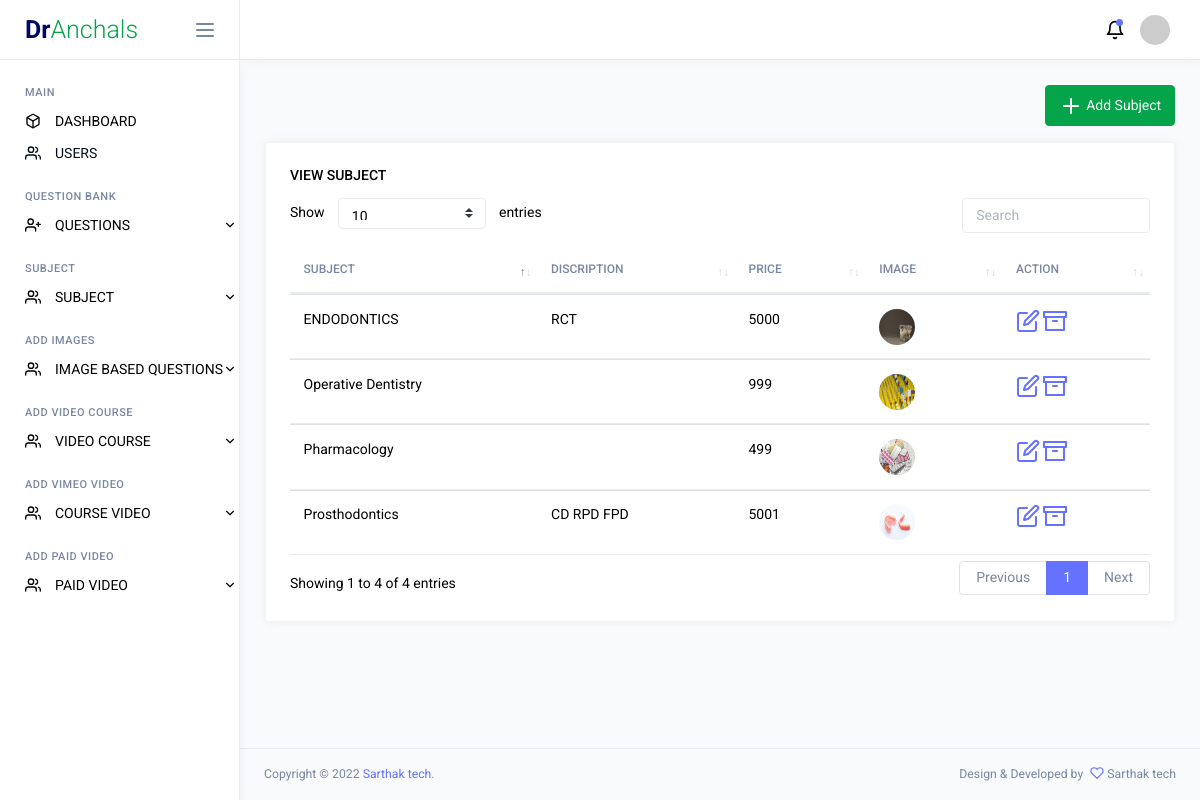
Page /view-video-subject.php (signed in) on the committed database.
### tables this page shows
CREATE TABLE `corce` (
  `id` int(11) NOT NULL,
  `coursename` varchar(250) NOT NULL,
  `discription` text NOT NULL,
  `status` varchar(20) DEFAULT NULL,
  `prices` double NOT NULL,
  `demovideoid` int(20) NOT NULL,
  `thumbnail` varchar(250) NOT NULL,
  `date1` date NOT NULL
);

### view-video-subject.php (the view, shortened to what this page needs)
<?php
include "db.php";
?>
<!DOCTYPE html>
<html lang="en">
<head>
	<link rel="stylesheet" href="https://maxcdn.bootstrapcdn.com/bootstrap/4.5.2/css/bootstrap.min.css">
<link rel="stylesheet" href="https://cdnjs.cloudflare.com/ajax/libs/font-awesome/4.7.0/css/font-awesome.min.css">
<link rel="stylesheet" href="https://cdnjs.cloudflare.com/ajax/libs/font-awesome/4.7.0/css/font-awesome.min.css">
	<link rel="stylesheet" href="assets/vendors/core/core.css">
	<link rel="stylesheet" href="assets/fonts/feather-font/css/iconfont.css">
	<link rel="stylesheet" href="assets/vendors/flag-icon-css/css/flag-icon.min.css">
  <link rel="stylesheet" href="assets/vendors/datatables.net-bs4/dataTables.bootstrap4.css">
	<link rel="stylesheet" href="assets/css/demo1/style.css">
</head>
<body>
	<div class="main-wrapper">
<?php
include "header.php";
  ?>
		<div class="page-wrapper">
			<nav class="navbar">
				<div class="navbar-content">
					<ul class="navbar-nav">
						<li class="nav-item dropdown">
							<a class="nav-link dropdown-toggle" href="#" id="notificationDropdown" role="button" data-bs-toggle="dropdown" aria-haspopup="true" aria-expanded="false">
								<i data-feather="bell"></i>
								<div class="indicator">
									<div class="circle"></div>
								</div>
							</a>
						</li>
						<li class="nav-item dropdown">
							<a class="nav-link dropdown-toggle" href="#" id="profileDropdown" role="button" data-bs-toggle="dropdown" aria-haspopup="true" aria-expanded="false">
								<img class="wd-30 ht-30 rounded-circle" src="https://via.placeholder.com/30x30" alt="profile">
							</a>
						</li>
					</ul>
				</div>
			</nav>
      <div class="page-content">
				<div class="row">
				<div class="col-md-12 text-right mb-3"><a class="btn btn-success" href="addvideocourse.php"><i data-feather="plus"></i> Add Subject</a></div>
				</div>
				<div class="row">
					<div class="col-md-12 grid-margin stretch-card">
            <div class="card">
              <div class="card-body">
                <h6 class="card-title">View Subject</h6>
                <div class="table-responsive">
                  <table id="dataTableExample" class="table">
                    <thead>
                      <tr>
                        <th>Subject</th>
                        <th>Discription</th>
                        <th>Price</th>
                        <th>Image</th>
                        <th>Action</th>
                      </tr>
                    </thead>
                    <tbody>
                                                      <?php
                                                      $sql1 = mysqli_query($con, "SELECT * FROM `corce`");
                                                      $ceck =  mysqli_num_rows($sql1);
                                                      if ($ceck > 0) {
                                                      while($row=mysqli_fetch_array($sql1)){
                                                      ?>
                      <tr>
                        <td><?php  echo $row['coursename']  ?></td>
                        <td><?php  echo $row['discription']  ?></td>
                        <td><?php  echo $row['prices']  ?></td>
                        <td><img src="api/<?php  echo $row['thumbnail']  ?>"  ></td>
                        <td><a class="font-12" href="addvideocourse.php?edit=<?php echo $row['id'] ;?>"><i data-feather="edit"></i> </a>  <a class="font-12" href="?delete=<?php echo $row['id'] ;?>"><i data-feather="archive"></i> </a> </td>
                      </tr>
                                          <?php
                                          }
                                          }
                                          ?>
                    </tbody>
                  </table>
                </div>
              </div>
            </div>
					</div>
				</div>
			</div>
			<footer class="footer d-flex flex-column flex-md-row align-items-center justify-content-between px-4 py-3 border-top small">
				<p class="text-muted mb-1 mb-md-0">Copyright © 2022 <a href="https://www.sarthaktech" target="_blank">Sarthak tech</a>.</p>
				<p class="text-muted">Design & Developed by  <i class="mb-1 text-primary ms-1 icon-sm" data-feather="heart"></i> Sarthak tech</p>
			</footer>
		</div>
	</div>
</body>
</html>

### rows in the picture
corce: coursename "Operative Dentistry", prices "999", thumbnail (picture)
corce: coursename "Pharmacology", prices "499", thumbnail (picture)
corce: coursename "Prosthodontics", discription "CD RPD FPD", prices "5001", thumbnail (picture)
corce: coursename "ENDODONTICS", discription "RCT", prices "5000", thumbnail (picture)
